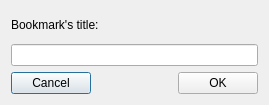
<?xml version="1.0" encoding="UTF-8"?>
<ui version="4.0">
 <class>AddBookMark</class>
 <widget class="QDialog" name="AddBookMark">
  <property name="windowModality">
   <enum>Qt::WindowModal</enum>
  </property>
  <property name="geometry">
   <rect>
    <x>0</x>
    <y>0</y>
    <width>269</width>
    <height>105</height>
   </rect>
  </property>
  <property name="windowTitle">
   <string>Bookmark's title</string>
  </property>
  <layout class="QVBoxLayout" name="verticalLayout">
   <item>
    <widget class="QLabel" name="label">
     <property name="layoutDirection">
      <enum>Qt::LeftToRight</enum>
     </property>
     <property name="text">
      <string>Bookmark's title:</string>
     </property>
    </widget>
   </item>
   <item>
    <widget class="QLineEdit" name="lineEdit">
     <property name="layoutDirection">
      <enum>Qt::RightToLeft</enum>
     </property>
    </widget>
   </item>
   <item>
    <layout class="QHBoxLayout" name="horizontalLayout">
     <item>
      <widget class="QPushButton" name="cancel">
       <property name="text">
        <string>Cancel</string>
       </property>
      </widget>
     </item>
     <item>
      <spacer name="horizontalSpacer">
       <property name="orientation">
        <enum>Qt::Horizontal</enum>
       </property>
       <property name="sizeHint" stdset="0">
        <size>
         <width>40</width>
         <height>20</height>
        </size>
       </property>
      </spacer>
     </item>
     <item>
      <widget class="QPushButton" name="ok">
       <property name="text">
        <string>OK</string>
       </property>
      </widget>
     </item>
    </layout>
   </item>
  </layout>
 </widget>
 <resources/>
 <connections/>
</ui>
